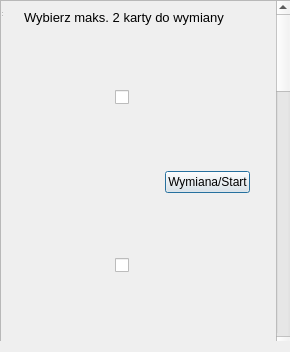
<?xml version="1.0" encoding="UTF-8"?>
<ui version="4.0">
 <class>Wymiana</class>
 <widget class="QDialog" name="Wymiana">
  <property name="geometry">
   <rect>
    <x>0</x>
    <y>0</y>
    <width>290</width>
    <height>352</height>
   </rect>
  </property>
  <property name="windowTitle">
   <string>Wymiana kart</string>
  </property>
  <widget class="QWidget" name="centralwidget" native="true">
   <property name="geometry">
    <rect>
     <x>0</x>
     <y>0</y>
     <width>291</width>
     <height>341</height>
    </rect>
   </property>
   <widget class="QScrollArea" name="scrollArea">
    <property name="geometry">
     <rect>
      <x>0</x>
      <y>0</y>
      <width>291</width>
      <height>351</height>
     </rect>
    </property>
    <property name="widgetResizable">
     <bool>true</bool>
    </property>
    <widget class="QWidget" name="scrollAreaWidgetContents">
     <property name="geometry">
      <rect>
       <x>0</x>
       <y>0</y>
       <width>272</width>
       <height>1463</height>
      </rect>
     </property>
     <layout class="QGridLayout" name="gridLayout">
      <item row="0" column="0" colspan="3">
       <widget class="QLabel" name="label">
        <property name="text">
         <string>&lt;html&gt;&lt;head/&gt;&lt;body&gt;&lt;p&gt;&lt;span style=&quot; font-size:10pt;&quot;&gt;Wybierz maks. 2 karty do wymiany&lt;/span&gt;&lt;/p&gt;&lt;/body&gt;&lt;/html&gt;</string>
        </property>
       </widget>
      </item>
      <item row="6" column="0">
       <widget class="QLabel" name="p3">
        <property name="minimumSize">
         <size>
          <width>71</width>
          <height>134</height>
         </size>
        </property>
        <property name="maximumSize">
         <size>
          <width>71</width>
          <height>134</height>
         </size>
        </property>
        <property name="text">
         <string/>
        </property>
       </widget>
      </item>
      <item row="8" column="0">
       <widget class="QLabel" name="p4">
        <property name="minimumSize">
         <size>
          <width>71</width>
          <height>134</height>
         </size>
        </property>
        <property name="maximumSize">
         <size>
          <width>71</width>
          <height>134</height>
         </size>
        </property>
        <property name="text">
         <string/>
        </property>
       </widget>
      </item>
      <item row="10" column="0">
       <widget class="QLabel" name="p5">
        <property name="minimumSize">
         <size>
          <width>71</width>
          <height>134</height>
         </size>
        </property>
        <property name="maximumSize">
         <size>
          <width>71</width>
          <height>134</height>
         </size>
        </property>
        <property name="text">
         <string/>
        </property>
       </widget>
      </item>
      <item row="12" column="0">
       <widget class="QLabel" name="p6">
        <property name="minimumSize">
         <size>
          <width>71</width>
          <height>134</height>
         </size>
        </property>
        <property name="maximumSize">
         <size>
          <width>71</width>
          <height>134</height>
         </size>
        </property>
        <property name="text">
         <string/>
        </property>
       </widget>
      </item>
      <item row="13" column="0">
       <widget class="QLabel" name="p7">
        <property name="minimumSize">
         <size>
          <width>71</width>
          <height>134</height>
         </size>
        </property>
        <property name="maximumSize">
         <size>
          <width>71</width>
          <height>134</height>
         </size>
        </property>
        <property name="text">
         <string/>
        </property>
       </widget>
      </item>
      <item row="14" column="0">
       <widget class="QLabel" name="p8">
        <property name="minimumSize">
         <size>
          <width>71</width>
          <height>134</height>
         </size>
        </property>
        <property name="maximumSize">
         <size>
          <width>71</width>
          <height>134</height>
         </size>
        </property>
        <property name="text">
         <string/>
        </property>
       </widget>
      </item>
      <item row="15" column="0">
       <widget class="QLabel" name="p9">
        <property name="minimumSize">
         <size>
          <width>71</width>
          <height>134</height>
         </size>
        </property>
        <property name="maximumSize">
         <size>
          <width>71</width>
          <height>134</height>
         </size>
        </property>
        <property name="text">
         <string/>
        </property>
       </widget>
      </item>
      <item row="4" column="0">
       <widget class="QLabel" name="p2">
        <property name="minimumSize">
         <size>
          <width>71</width>
          <height>134</height>
         </size>
        </property>
        <property name="maximumSize">
         <size>
          <width>71</width>
          <height>134</height>
         </size>
        </property>
        <property name="text">
         <string/>
        </property>
       </widget>
      </item>
      <item row="1" column="0">
       <widget class="QLabel" name="p1">
        <property name="minimumSize">
         <size>
          <width>71</width>
          <height>134</height>
         </size>
        </property>
        <property name="maximumSize">
         <size>
          <width>71</width>
          <height>134</height>
         </size>
        </property>
        <property name="text">
         <string/>
        </property>
       </widget>
      </item>
      <item row="4" column="1">
       <widget class="QCheckBox" name="c2">
        <property name="maximumSize">
         <size>
          <width>30</width>
          <height>16777215</height>
         </size>
        </property>
        <property name="text">
         <string/>
        </property>
       </widget>
      </item>
      <item row="2" column="2">
       <widget class="QPushButton" name="ok">
        <property name="maximumSize">
         <size>
          <width>85</width>
          <height>30</height>
         </size>
        </property>
        <property name="text">
         <string>Wymiana/Start</string>
        </property>
        <property name="iconSize">
         <size>
          <width>20</width>
          <height>16</height>
         </size>
        </property>
       </widget>
      </item>
      <item row="16" column="0">
       <widget class="QLabel" name="p10">
        <property name="minimumSize">
         <size>
          <width>71</width>
          <height>134</height>
         </size>
        </property>
        <property name="maximumSize">
         <size>
          <width>71</width>
          <height>134</height>
         </size>
        </property>
        <property name="text">
         <string/>
        </property>
       </widget>
      </item>
      <item row="1" column="1">
       <widget class="QCheckBox" name="c1">
        <property name="maximumSize">
         <size>
          <width>30</width>
          <height>16777215</height>
         </size>
        </property>
        <property name="text">
         <string/>
        </property>
       </widget>
      </item>
      <item row="16" column="1">
       <widget class="QCheckBox" name="c10">
        <property name="maximumSize">
         <size>
          <width>30</width>
          <height>16777215</height>
         </size>
        </property>
        <property name="text">
         <string/>
        </property>
       </widget>
      </item>
      <item row="15" column="1">
       <widget class="QCheckBox" name="c9">
        <property name="maximumSize">
         <size>
          <width>30</width>
          <height>16777215</height>
         </size>
        </property>
        <property name="text">
         <string/>
        </property>
       </widget>
      </item>
      <item row="14" column="1">
       <widget class="QCheckBox" name="c8">
        <property name="maximumSize">
         <size>
          <width>30</width>
          <height>16777215</height>
         </size>
        </property>
        <property name="text">
         <string/>
        </property>
       </widget>
      </item>
      <item row="13" column="1">
       <widget class="QCheckBox" name="c7">
        <property name="maximumSize">
         <size>
          <width>30</width>
          <height>16777215</height>
         </size>
        </property>
        <property name="text">
         <string/>
        </property>
       </widget>
      </item>
      <item row="12" column="1">
       <widget class="QCheckBox" name="c6">
        <property name="maximumSize">
         <size>
          <width>30</width>
          <height>16777215</height>
         </size>
        </property>
        <property name="text">
         <string/>
        </property>
       </widget>
      </item>
      <item row="10" column="1">
       <widget class="QCheckBox" name="c5">
        <property name="maximumSize">
         <size>
          <width>30</width>
          <height>16777215</height>
         </size>
        </property>
        <property name="text">
         <string/>
        </property>
       </widget>
      </item>
      <item row="8" column="1">
       <widget class="QCheckBox" name="c4">
        <property name="maximumSize">
         <size>
          <width>30</width>
          <height>16777215</height>
         </size>
        </property>
        <property name="text">
         <string/>
        </property>
       </widget>
      </item>
      <item row="6" column="1">
       <widget class="QCheckBox" name="c3">
        <property name="maximumSize">
         <size>
          <width>30</width>
          <height>16777215</height>
         </size>
        </property>
        <property name="text">
         <string/>
        </property>
       </widget>
      </item>
     </layout>
    </widget>
   </widget>
  </widget>
  <widget class="QStatusBar" name="statusbar">
   <property name="geometry">
    <rect>
     <x>0</x>
     <y>0</y>
     <width>3</width>
     <height>18</height>
    </rect>
   </property>
  </widget>
 </widget>
 <resources/>
 <connections/>
</ui>
